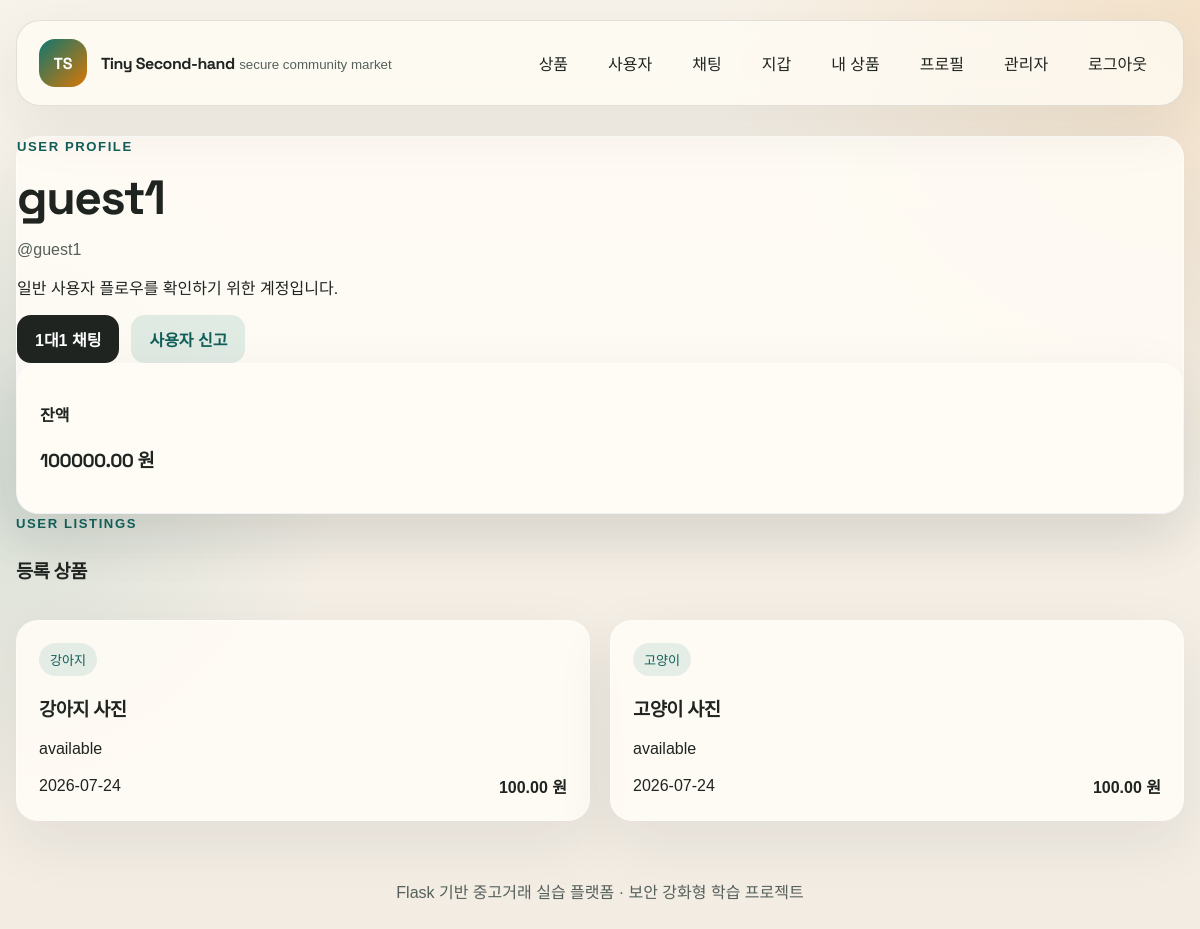
Screenshot of /users/2 (signed in) with the database file from the repository.
### app/models.py (models this page shows, shortened)
class User(db.Model, UserMixin):
    __table_args__ = (
        db.CheckConstraint("balance >= 0", name="ck_user_balance_non_negative"),
    )
    id = db.Column(db.Integer, primary_key=True)
    username = db.Column(db.String(30), unique=True, nullable=False, index=True)
    display_name = db.Column(db.String(60), nullable=False)
    password_hash = db.Column(db.String(255), nullable=False)
    bio = db.Column(db.String(300), nullable=False, default="")
    is_admin = db.Column(db.Boolean, nullable=False, default=False)
    is_suspended = db.Column(db.Boolean, nullable=False, default=False)
    is_deleted = db.Column(db.Boolean, nullable=False, default=False)
    balance = db.Column(db.Numeric(12, 2), nullable=False, default=Decimal("100000.00"))
    created_at = db.Column(db.DateTime, nullable=False, default=utcnow)
    deleted_at = db.Column(db.DateTime, nullable=True)
    updated_at = db.Column(db.DateTime, nullable=False, default=utcnow, onupdate=utcnow)
    products = db.relationship("Product", back_populates="seller", lazy="dynamic")
    reports_sent = db.relationship(
        "Report",
        foreign_keys="Report.reporter_id",
        back_populates="reporter",
        lazy="dynamic",
    )
    reports_received = db.relationship(
        "Report",
        foreign_keys="Report.target_user_id",
        back_populates="target_user",
        lazy="dynamic",
    )
    reports_reviewed = db.relationship(
        "Report",
        foreign_keys="Report.reviewed_by_id",
        back_populates="reviewed_by",
        lazy="dynamic",
    )
    messages_sent = db.relationship(
        "Message",
        foreign_keys="Message.sender_id",
        back_populates="sender",
        lazy="dynamic",
    )
    messages_received = db.relationship(
        "Message",
        foreign_keys="Message.recipient_id",
        back_populates="recipient",
        lazy="dynamic",
    )
    transfers_sent = db.relationship(
        "Transfer",
        foreign_keys="Transfer.sender_id",
        back_populates="sender",
        lazy="dynamic",
    )
    transfers_received = db.relationship(
        "Transfer",
        foreign_keys="Transfer.recipient_id",
        back_populates="recipient",
        lazy="dynamic",
    )
    admin_actions = db.relationship(
        "AdminActionLog",
        foreign_keys="AdminActionLog.admin_id",
        back_populates="admin",
        lazy="dynamic",
    )

class Product(db.Model):
    __table_args__ = (
        db.CheckConstraint("price >= 0", name="ck_product_price_non_negative"),
        db.CheckConstraint(
            "status in ('available', 'reserved', 'sold')",
            name="ck_product_status_valid",
        ),
    )
    id = db.Column(db.Integer, primary_key=True)
    seller_id = db.Column(
        db.Integer, db.ForeignKey("user.id"), nullable=False, index=True
    )
    title = db.Column(db.String(80), nullable=False, index=True)
    description = db.Column(db.Text, nullable=False)
    category = db.Column(db.String(40), nullable=False, default="general")
    price = db.Column(db.Numeric(12, 2), nullable=False)
    status = db.Column(db.String(20), nullable=False, default="available")
    image_filename = db.Column(db.String(255), nullable=True)
    is_blocked = db.Column(db.Boolean, nullable=False, default=False)
    is_deleted = db.Column(db.Boolean, nullable=False, default=False)
    created_at = db.Column(db.DateTime, nullable=False, default=utcnow)
    updated_at = db.Column(db.DateTime, nullable=False, default=utcnow, onupdate=utcnow)
    seller = db.relationship("User", back_populates="products")
    reports = db.relationship("Report", back_populates="target_product", lazy="dynamic")

### app/routes/main.py (the view)
@main_bp.route("/users/<int:user_id>")
def user_detail(user_id):
    user = db.session.get(User, user_id)
    if not user:
        abort(404)
    if user.is_deleted and not (
        current_user.is_authenticated and current_user.is_admin
    ):
        abort(404)
    products_query = Product.query.filter_by(seller_id=user.id, is_deleted=False)
    if not (
        current_user.is_authenticated
        and (current_user.id == user.id or current_user.is_admin)
    ):
        products_query = products_query.filter_by(is_blocked=False)
    products = products_query.order_by(Product.created_at.desc()).all()
    return render_template(
        "profile/user_detail.html", profile_user=user, products=products
    )

### app/templates/profile/user_detail.html (shortened to what this page needs)
{% extends 'base.html' %}
{% block content %}
<section class="detail-hero">
    <div>
        <span class="eyebrow">User Profile</span>
        <h2>{{ profile_user.display_name }}</h2>
        <p class="muted">@{{ profile_user.username }}</p>
        <p>{{ profile_user.bio or '소개글이 없습니다.' }}</p>
        <div class="hero-actions">
            {% if current_user.is_authenticated and current_user.id != profile_user.id %}
                <a class="btn btn-primary" href="{{ url_for('chat.direct_chat', user_id=profile_user.id) }}">1대1 채팅</a>
                <a class="btn btn-secondary" href="{{ url_for('reports.create_report', target_type='user', target_id=profile_user.id) }}">사용자 신고</a>
            {% endif %}
        </div>
    </div>
    <div class="detail-sidecard">
        <p><strong>잔액</strong></p>
        {% if current_user.is_authenticated and (current_user.id == profile_user.id or current_user.is_admin) %}
            <h3>{{ profile_user.balance }} 원</h3>
        {% else %}
            <h3>비공개</h3>
        {% endif %}
    </div>
</section>
<section class="section-head compact">
    <div>
        <span class="eyebrow">User Listings</span>
        <h3>등록 상품</h3>
    </div>
</section>
<section class="card-grid product-grid">
    {% for product in products %}
        <article class="product-card compact-card">
            <div class="card-body">
                <span class="badge badge-soft">{{ product.category }}</span>
                <h3><a href="{{ url_for('products.detail', product_id=product.id) }}">{{ product.title }}</a></h3>
                <p>{{ product.status }}</p>
                <div class="card-meta">
                    <span>{{ product.created_at.strftime('%Y-%m-%d') }}</span>
                    <strong>{{ product.price }} 원</strong>
                </div>
            </div>
        </article>
    {% else %}
        <article class="empty-card"><h3>등록된 상품이 없습니다.</h3></article>
    {% endfor %}
</section>
{% endblock %}

### app/static/css/style.css (style rules this page uses)
:root { --bg: #f4efe7; --bg-soft: #fbf8f2; --ink: #1f2421; --ink-soft: #55605b; --line: rgba(31, 36, 33, 0.12); --primary: #0f766e; --primary-strong: #115e59; --secondary: #d97706; --danger: #b91c1c; --warning: #b45309; --card: rgba(255, 252, 246, 0.9); --shadow: 0 20px 60px rgba(31, 36, 33, 0.08); --radius: 22px; }
* { box-sizing: border-box; }
body { margin: 0; font-family: "Noto Sans KR", sans-serif; color: var(--ink); background: radial-gradient(circle at top right, rgba(217, 119, 6, 0.14), transparent 32%), radial-gradient(circle at left center, rgba(15, 118, 110, 0.12), transparent 26%), linear-gradient(180deg, #f8f3ea 0%, #f2ece3 100%); min-height: 100vh; }
a { color: inherit; text-decoration: none; }
.brand strong, h1, h2, h3 { font-family: "Space Grotesk", "Noto Sans KR", sans-serif; letter-spacing: -0.03em; }
.brand small, .muted, .helper-text { color: var(--ink-soft); }
.hero-panel, .detail-hero, .panel-card, .form-card, .table-card, .detail-panel, .media-panel, .detail-sidecard, .error-card { background: var(--card); border: 1px solid rgba(255, 255, 255, 0.6); border-radius: var(--radius); box-shadow: var(--shadow); }
.hero-panel h1, .detail-hero h2 { margin: 12px 0; font-size: clamp(2rem, 4vw, 3.2rem); line-height: 1.1; }
.hero-actions, .toolbar, .action-row, .badge-row { display: flex; align-items: center; gap: 12px; }
.hero-grid, .card-grid, .split-grid, .wallet-grid, .product-detail-grid { display: grid; gap: 20px; }
.section-head { display: flex; justify-content: space-between; align-items: end; gap: 16px; margin: 18px 0; }
.section-head.compact { margin-top: 0; }
.eyebrow { display: inline-block; margin-bottom: 6px; color: var(--primary-strong); font-size: 0.82rem; font-weight: 700; text-transform: uppercase; letter-spacing: 0.12em; }
.product-grid { grid-template-columns: repeat(auto-fit, minmax(250px, 1fr)); }
.product-card, .user-card, .empty-card { overflow: hidden; border-radius: var(--radius); background: var(--card); border: 1px solid rgba(255, 255, 255, 0.6); box-shadow: var(--shadow); animation: rise-in 0.45s ease; }
.card-body, .user-card, .empty-card, .panel-card, .form-card, .detail-panel, .detail-sidecard, .media-panel, .error-card { padding: 22px; }
.card-meta, .detail-meta, .user-name-row { display: flex; flex-wrap: wrap; justify-content: space-between; gap: 12px; align-items: center; }
.badge { display: inline-flex; align-items: center; padding: 7px 11px; border-radius: 999px; background: rgba(31, 36, 33, 0.08); font-size: 0.82rem; }
.badge-soft { background: rgba(15, 118, 110, 0.1); color: var(--primary-strong); }
.btn { display: inline-flex; align-items: center; justify-content: center; gap: 8px; border: 0; border-radius: 14px; padding: 12px 18px; cursor: pointer; font-weight: 700; font-family: inherit; transition: transform 0.2s ease, opacity 0.2s ease; }
.btn-primary { background: var(--ink); color: #fff; }
.btn-secondary { background: rgba(15, 118, 110, 0.12); color: var(--primary-strong); }

### rows the page displays
User: display_name "guest1", username "guest1", bio "일반 사용자 플로우를 확인하기 위한 계정입니다.", balance "100000.00"
Product: category "강아지", title "강아지 사진", status "available", created_at "2026-07-24", price "100.00"
Product: category "고양이", title "고양이 사진", status "available", created_at "2026-07-24", price "100.00"
